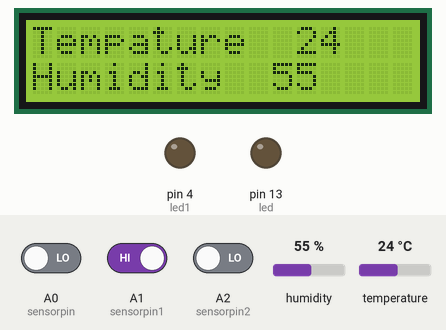
Simulated run of this sketch. Board: Arduino Uno, built with avr-gcc and run on an emulated ATmega328P. Parts: 16×2 character LCD, output pins drawn as LEDs (lit = HIGH). The test bench sets the inputs (shaded band); at power-on: A0 (sensorpin) LOW, A2 (sensorpin2) LOW, A1 (sensorpin1) HIGH, humidity 55 %, temperature 24 °C. The modem accepts every AT command (registered, SIM ready, sends succeed) and sends nothing else; what the sketch prints to the serial monitor is not drawn.

Above: at 2.2 s.
2.3 s: A0 (sensorpin) driven HIGH
At 4.2 s:
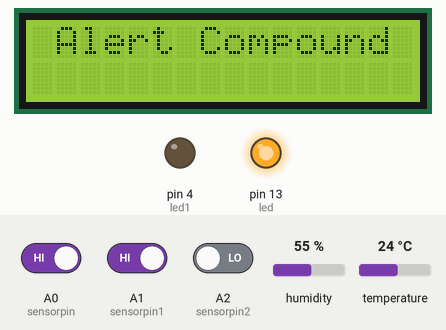
At 8.5 s:
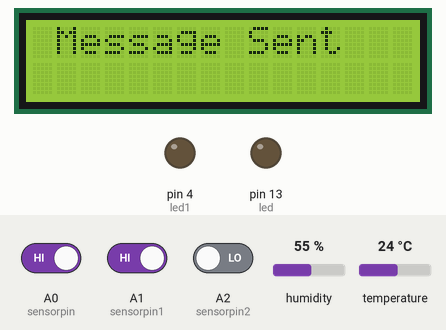
10.9 s: A2 (sensorpin2) driven HIGH
At 14.3 s:
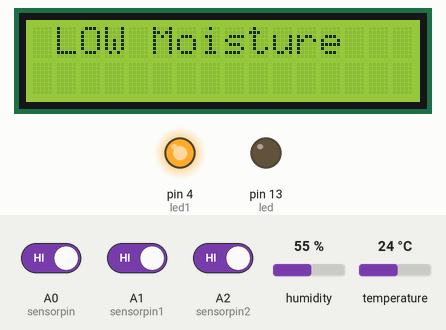
Timing chart, 0 to 17.9 s (numbered marks = the images above; inputs shaded):
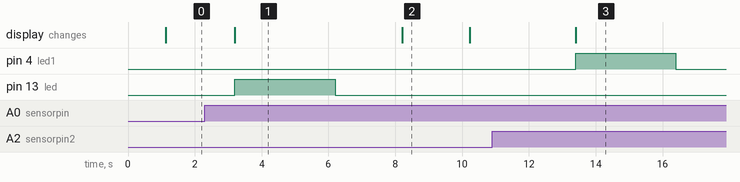

The sketch:

main.ino
```cpp
//This code is for security
#include <SimpleDHT.h>
#include <Wire.h>  // library for I2C protocol
#include <LiquidCrystal_I2C.h> // library for I2C LCD
LiquidCrystal_I2C lcd(0x27,16,2); // set the LCD address to 0x27 for a 16 chars and 2 line display
#include <SoftwareSerial.h>
SoftwareSerial mySerial(9,10);
char msg;
char call;

#define led 13 // Buzzer
#define led1 4 // Water Pump

#define sensorpin A0 // LDR Sensor
#define sensorpin1 A1 // IR Sensor
#define sensorpin2 A2 // Moisture Sensor


// for DHT11,
//      VCC: 5V or 3V
//      GND: GND
//      DATA: 16
int pinDHT11 = 12; // Humidity
SimpleDHT11 dht11(pinDHT11);


void setup()
{
  mySerial.begin(9600);   // Setting the baud rate of GSM Module
  Serial.begin(9600);// Setting the baud rate of Serial Monitor (Arduino)
  lcd.init();
  lcd.backlight(); // backlight ON
  lcd.setCursor(0,0);
  lcd.print("Smart");
  lcd.setCursor(2,1);
  lcd.print("Monitoring");
  // put your setup code here, to run once:

  delay(1000);
  lcd.clear();
  pinMode(led, OUTPUT);
  pinMode(led1, OUTPUT);

  pinMode(sensorpin, INPUT);
  pinMode(sensorpin1, INPUT);
  pinMode(sensorpin2, INPUT);

  digitalWrite(led, LOW);
  digitalWrite(led1, LOW);


}

void loop()
{

// start working...
  Serial.println("=================================");
  Serial.println("Sample DHT11...");

  // read without samples.
  byte temperature = 0;
  byte humidity = 0;
  int err = SimpleDHTErrSuccess;
  if ((err = dht11.read(&temperature, &humidity, NULL)) != SimpleDHTErrSuccess) {
    Serial.print("Read DHT11 failed, err="); Serial.println(err);delay(1000);
    return;
  }

  // Turn on the blacklight and print a message.
  lcd.backlight();
  lcd.setCursor(0,0);
  lcd.print("Tempature  "); lcd.print((int)temperature);
  lcd.setCursor(0, 1);
  lcd.print("Humidity  ");
  lcd.print((int)humidity);
  delay(1000);


if (digitalRead(sensorpin)==HIGH) // LDR Sensor
{
  lcd.clear();
  lcd.setCursor(1,0);
  lcd.print("Alert Compound");
  digitalWrite(led, HIGH);
  delay(3000);
  digitalWrite(led, LOW);
  delay(2000);
  lcd.clear();
  lcd.setCursor(1,0);
  lcd.print("Message Sent");
  delay(2000);
  lcd.clear();

  SendMessage();
}

if (digitalRead(sensorpin)==LOW) // LDR Sensor
{
  digitalWrite(led, LOW);
}

if (digitalRead(sensorpin1)==LOW) // IR Sensor
{
  lcd.clear();
  lcd.setCursor(1,0);
  lcd.print("Alert Gate");
  digitalWrite(led, HIGH);
  delay(3000);
  digitalWrite(led, LOW);
  delay(2000);
  lcd.clear();
    lcd.clear();
  lcd.setCursor(1,0);
  lcd.print("Message Sent");
  delay(2000);
  lcd.clear();

  SendMessage1();
}


if (digitalRead(sensorpin2)==HIGH)// Moisture Sensor
{
  lcd.clear();
  lcd.setCursor(1,0);
  lcd.print("LOW Moisture");
  digitalWrite(led1, HIGH);
  delay(3000);
  digitalWrite(led1, LOW);
  delay(3000);
  lcd.clear();
  lcd.setCursor(1,0);
  lcd.print("Message Sent");
  delay(2000);
  lcd.clear();
  SendMessage2();
}

if (digitalRead(sensorpin2)==LOW)// Moisture Sensor
{
  digitalWrite(led1, LOW);
}

}

void SendMessage()
{
  mySerial.println("AT+CMGF=1");    //Sets the GSM Module in Text Mode
  delay(1000);  // Delay of 1000 milli seconds or 1 second

  mySerial.println("AT+CMGS=\"+919448711910\"\r"); // Replace x with mobile number
  delay(1000);

  mySerial.println("ALERT SOME AT COMPOUND");// The SMS text you want to send
  delay(100);
   mySerial.println((char)26);// ASCII code of CTRL+Z
  delay(1000);
}

void SendMessage1()
{
  mySerial.println("AT+CMGF=1");    //Sets the GSM Module in Text Mode
  delay(1000);  // Delay of 1000 milli seconds or 1 second

  mySerial.println("AT+CMGS=\"+919448711910\"\r"); // Replace x with mobile number
  delay(1000);

  mySerial.println("ALERT SOME AT GATE");// The SMS text you want to send
  delay(100);
   mySerial.println((char)26);// ASCII code of CTRL+Z
  delay(1000);
}

void SendMessage2()
{
  mySerial.println("AT+CMGF=1");    //Sets the GSM Module in Text Mode
  delay(1000);  // Delay of 1000 milli seconds or 1 second

  mySerial.println("AT+CMGS=\"+919448711910\"\r"); // Replace x with mobile number
  delay(1000);

  mySerial.println("LOW MOISTURE");// The SMS text you want to send
  delay(100);
   mySerial.println((char)26);// ASCII code of CTRL+Z
  delay(1000);
}
```

Measured:
- after the input at 2.3 s, pin 13 (led): LOW → HIGH after 0.90 s, → LOW 3.0 s later; the display: changes after 0.90 s (image 1)
- after the input at 10.9 s, pin 4 (led1): LOW → HIGH after 2.5 s, → LOW 3.0 s later; pin 13 (led): stays LOW (without the input it goes to HIGH after 3.5 s); the display: changes after 2.5 s (image 3)
- what the display in image 1 shows lasts 5.0 s, from 3.2 s to 8.2 s
- what the display in image 2 shows lasts 2.0 s, from 8.2 s to 10.2 s
